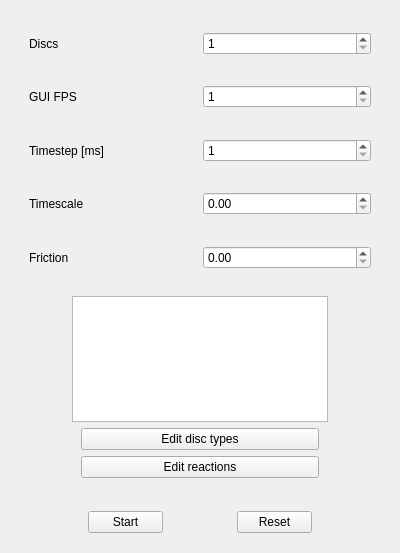
<?xml version="1.0" encoding="UTF-8"?>
<ui version="4.0">
 <class>SimulationControlWidget</class>
 <widget class="QWidget" name="SimulationControlWidget">
  <property name="geometry">
   <rect>
    <x>0</x>
    <y>0</y>
    <width>400</width>
    <height>553</height>
   </rect>
  </property>
  <property name="windowTitle">
   <string>Form</string>
  </property>
  <layout class="QVBoxLayout" name="verticalLayout">
   <item>
    <widget class="QWidget" name="simulationSettingsWidget" native="true">
     <property name="maximumSize">
      <size>
       <width>16777215</width>
       <height>500</height>
      </size>
     </property>
     <layout class="QVBoxLayout" name="verticalLayout_5">
      <item>
       <widget class="QWidget" name="widget" native="true">
        <property name="maximumSize">
         <size>
          <width>16777215</width>
          <height>50</height>
         </size>
        </property>
        <layout class="QHBoxLayout" name="horizontalLayout">
         <item>
          <widget class="QLabel" name="label">
           <property name="text">
            <string>Discs</string>
           </property>
          </widget>
         </item>
         <item>
          <widget class="QSpinBox" name="numberOfDiscsSpinBox">
           <property name="minimum">
            <number>1</number>
           </property>
           <property name="maximum">
            <number>5000</number>
           </property>
          </widget>
         </item>
        </layout>
       </widget>
      </item>
      <item>
       <widget class="QWidget" name="widget_5" native="true">
        <property name="maximumSize">
         <size>
          <width>16777215</width>
          <height>50</height>
         </size>
        </property>
        <layout class="QHBoxLayout" name="horizontalLayout_3">
         <item>
          <widget class="QLabel" name="label_3">
           <property name="text">
            <string>GUI FPS</string>
           </property>
          </widget>
         </item>
         <item>
          <widget class="QSpinBox" name="fpsSpinBox">
           <property name="minimum">
            <number>1</number>
           </property>
           <property name="maximum">
            <number>100</number>
           </property>
          </widget>
         </item>
        </layout>
       </widget>
      </item>
      <item>
       <widget class="QWidget" name="widget_3" native="true">
        <property name="maximumSize">
         <size>
          <width>16777215</width>
          <height>999</height>
         </size>
        </property>
        <layout class="QHBoxLayout" name="horizontalLayout_2">
         <item>
          <widget class="QLabel" name="label_2">
           <property name="text">
            <string>Timestep [ms]</string>
           </property>
          </widget>
         </item>
         <item>
          <widget class="QSpinBox" name="timeStepSpinBox">
           <property name="minimum">
            <number>1</number>
           </property>
           <property name="maximum">
            <number>100</number>
           </property>
          </widget>
         </item>
        </layout>
       </widget>
      </item>
      <item>
       <widget class="QWidget" name="widget_4" native="true">
        <layout class="QHBoxLayout" name="horizontalLayout_6">
         <item>
          <widget class="QLabel" name="label_5">
           <property name="text">
            <string>Timescale</string>
           </property>
          </widget>
         </item>
         <item>
          <widget class="QDoubleSpinBox" name="timeScaleDoubleSpinBox">
           <property name="singleStep">
            <double>0.010000000000000</double>
           </property>
          </widget>
         </item>
        </layout>
       </widget>
      </item>
      <item>
       <widget class="QWidget" name="widget_10" native="true">
        <layout class="QHBoxLayout" name="horizontalLayout_7">
         <item>
          <widget class="QLabel" name="label_6">
           <property name="text">
            <string>Friction</string>
           </property>
          </widget>
         </item>
         <item>
          <widget class="QDoubleSpinBox" name="frictionDoubleSpinBox">
           <property name="singleStep">
            <double>0.010000000000000</double>
           </property>
           <property name="stepType">
            <enum>QAbstractSpinBox::DefaultStepType</enum>
           </property>
          </widget>
         </item>
        </layout>
       </widget>
      </item>
      <item alignment="Qt::AlignHCenter">
       <widget class="QWidget" name="widget_7" native="true">
        <property name="minimumSize">
         <size>
          <width>0</width>
          <height>200</height>
         </size>
        </property>
        <property name="maximumSize">
         <size>
          <width>16777215</width>
          <height>200</height>
         </size>
        </property>
        <property name="layoutDirection">
         <enum>Qt::LeftToRight</enum>
        </property>
        <layout class="QVBoxLayout" name="verticalLayout_3">
         <item>
          <widget class="QTableView" name="discDistributionPreviewTableView">
           <property name="enabled">
            <bool>true</bool>
           </property>
           <property name="maximumSize">
            <size>
             <width>16777215</width>
             <height>9999</height>
            </size>
           </property>
           <property name="horizontalScrollBarPolicy">
            <enum>Qt::ScrollBarAlwaysOff</enum>
           </property>
           <attribute name="verticalHeaderVisible">
            <bool>false</bool>
           </attribute>
          </widget>
         </item>
         <item>
          <widget class="QWidget" name="widget_8" native="true">
           <layout class="QVBoxLayout" name="verticalLayout_4">
            <property name="topMargin">
             <number>0</number>
            </property>
            <property name="bottomMargin">
             <number>0</number>
            </property>
            <item>
             <widget class="QPushButton" name="editDiscTypesPushButton">
              <property name="maximumSize">
               <size>
                <width>9999</width>
                <height>16777215</height>
               </size>
              </property>
              <property name="text">
               <string>Edit disc types</string>
              </property>
             </widget>
            </item>
            <item>
             <widget class="QPushButton" name="editReactionsPushButton">
              <property name="text">
               <string>Edit reactions</string>
              </property>
             </widget>
            </item>
           </layout>
          </widget>
         </item>
        </layout>
       </widget>
      </item>
     </layout>
    </widget>
   </item>
   <item>
    <widget class="QWidget" name="widget_2" native="true">
     <property name="maximumSize">
      <size>
       <width>16777215</width>
       <height>50</height>
      </size>
     </property>
     <layout class="QHBoxLayout" name="horizontalLayout_5">
      <item>
       <widget class="QPushButton" name="startStopButton">
        <property name="maximumSize">
         <size>
          <width>75</width>
          <height>16777215</height>
         </size>
        </property>
        <property name="text">
         <string>Start</string>
        </property>
       </widget>
      </item>
      <item>
       <widget class="QPushButton" name="resetButton">
        <property name="maximumSize">
         <size>
          <width>75</width>
          <height>16777215</height>
         </size>
        </property>
        <property name="text">
         <string>Reset</string>
        </property>
       </widget>
      </item>
     </layout>
    </widget>
   </item>
  </layout>
 </widget>
 <resources/>
 <connections/>
</ui>
